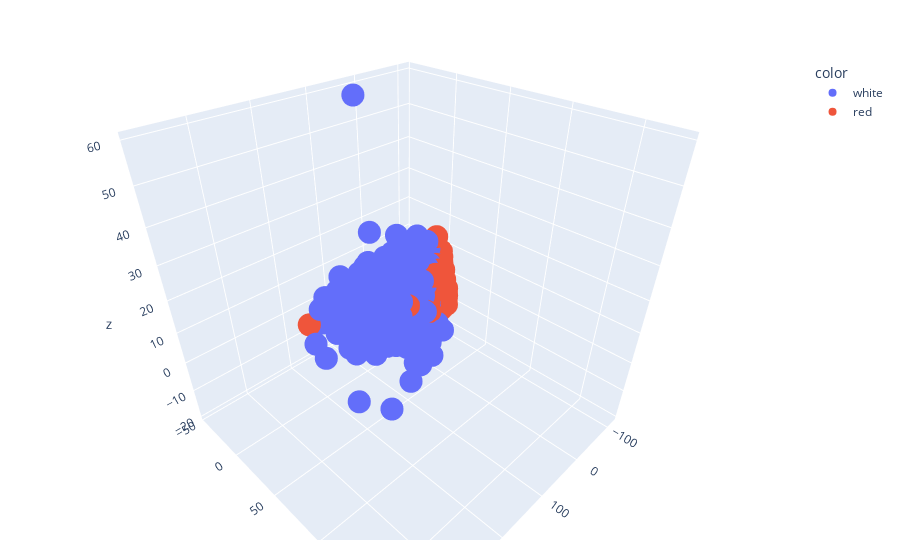

Notebook source saved alongside this figure:
### Code cell
y_train_pca_wo_scaling_3d = y_train.astype(str)
fig = px.scatter_3d(df, x = X_train_pca_wo_scaling_3d[:, 0], y = X_train_pca_wo_scaling_3d[:, 1], z = X_train_pca_wo_scaling_3d[:, 2],
                    color = y_train_pca_wo_scaling_3d)
fig.update_layout(
    margin=dict(l = 20, r = 20, b = 20)
)
fig.show()

### Figure 1 — Plotly figure (JSON) as saved in the notebook; plotly's stock layout.template omitted (floating-point values rounded to 4 significant figures; data arrays with more than 128 entries replaced by an {"elided": "..."} marker saying what was removed)
{"data": [{"hovertemplate": "color=white<br>x=%{x}<br>y=%{y}<br>z=%{z}<extra></extra>", "legendgroup": "white", "marker": {"color": "#636efa", "symbol": "circle"}, "mode": "markers", "name": "white", "scene": "scene", "showlegend": true, "type": "scatter3d", "x": {"elided": "3158 float values"}, "y": {"elided": "3158 float values"}, "z": {"elided": "3158 float values"}}, {"hovertemplate": "color=red<br>x=%{x}<br>y=%{y}<br>z=%{z}<extra></extra>", "legendgroup": "red", "marker": {"color": "#EF553B", "symbol": "circle"}, "mode": "markers", "name": "red", "scene": "scene", "showlegend": true, "type": "scatter3d", "x": {"elided": "1078 float values"}, "y": {"elided": "1078 float values"}, "z": {"elided": "1078 float values"}}], "layout": {"autosize": true, "legend": {"title": {"text": "color"}, "tracegroupgap": 0}, "margin": {"b": 20, "l": 20, "r": 20, "t": 60}, "scene": {"aspectmode": "auto", "aspectratio": {"x": 1, "y": 1, "z": 1}, "camera": {"center": {"x": 0, "y": 0, "z": 0}, "eye": {"x": 0.98, "y": 0.98, "z": 0.98}, "projection": {"type": "perspective"}, "up": {"x": 0, "y": 0, "z": 1}}, "domain": {"x": [0, 1], "y": [0, 1]}, "xaxis": {"title": {"text": "x"}, "type": "linear"}, "yaxis": {"title": {"text": "y"}, "type": "linear"}, "zaxis": {"title": {"text": "z"}, "type": "linear"}}}}
